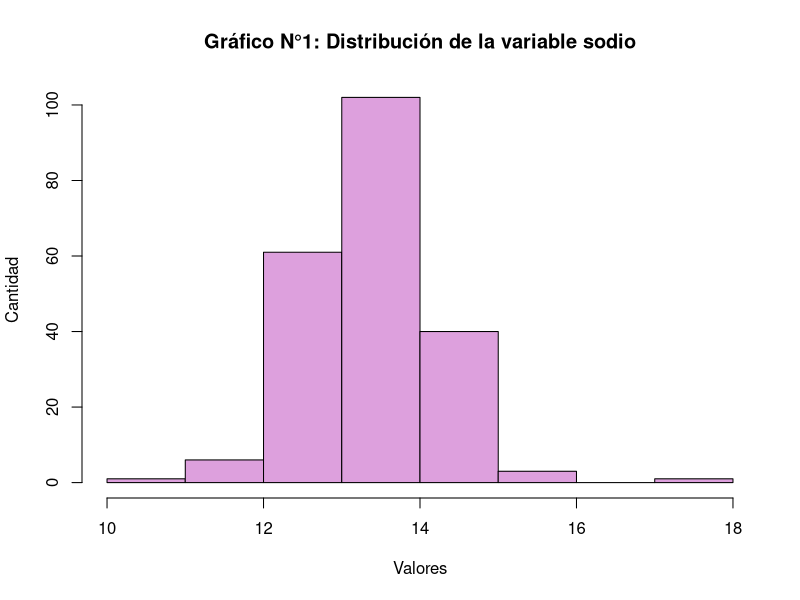
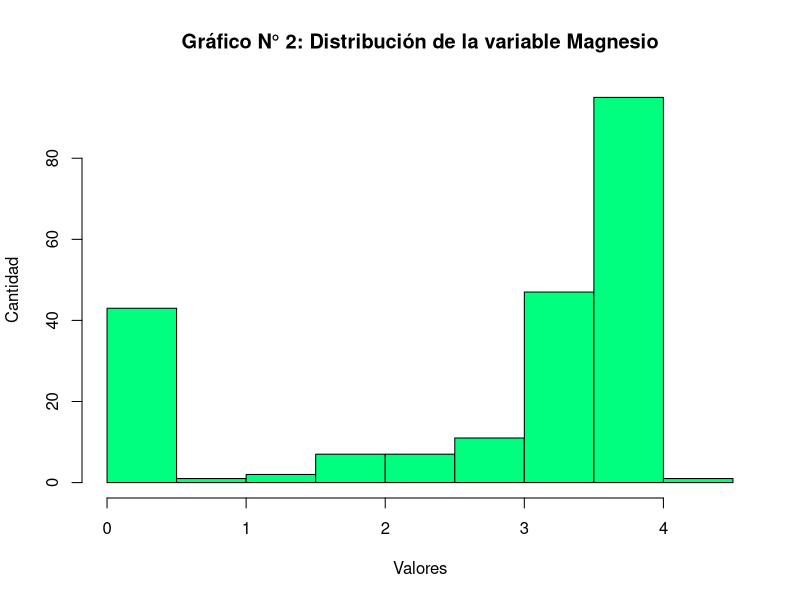

Write the R code that produced these figures, in order.
# Análisis univariado a las variables de componentes químicos: Na, Mg, Al, Si, K, Ca, Ba, Fe 
# Paquetes utilizados
# install.packages("mlbench", "ggpubr")
library(mlbench)

# Cargamos la base de datos Glass en memoria.
data(Glass)

# Mostramos primeros 6 registros de la base de datos
head(Glass)

# RI    Na   Mg   Al    Si    K   Ca Ba   Fe Type
# 1 1.52101 13.64 4.49 1.10 71.78 0.06 8.75  0 0.00    1
# 2 1.51761 13.89 3.60 1.36 72.73 0.48 7.83  0 0.00    1
# 3 1.51618 13.53 3.55 1.54 72.99 0.39 7.78  0 0.00    1
# 4 1.51766 13.21 3.69 1.29 72.61 0.57 8.22  0 0.00    1
# 5 1.51742 13.27 3.62 1.24 73.08 0.55 8.07  0 0.00    1
# 6 1.51596 12.79 3.61 1.62 72.97 0.64 8.07  0 0.26    1

# Mostramos estructura de la base de datos.
str(Glass)

# Resumen de las variables del data frame
summary(Glass)

# Analizando la distribución de la variable Sodio

# Resumen de la variable Sodio
summary(Glass$Na)
# Min. 1st Qu.  Median    Mean 3rd Qu.    Max. 
# 10.73   12.91   13.30   13.41   13.82   17.38

# Visualizamos distribución de la variable sodio
hist(Glass$Na, breaks = "sturges",
     main = "Gráfico N°1: Distribución de la variable sodio",
     xlab = "Valores",
     ylab = "Cantidad",
     col="plum", 
     border="black"
)

# Analizando la distribución de la variable Magnesio

# Resumen de la variable magnesio
summary(Glass$Mg)
# Min. 1st Qu.  Median    Mean 3rd Qu.    Max. 
# 0.000   2.115   3.480   2.685   3.600   4.490 

# Visualizamos distribución de la variable Magnesio
hist(Glass$Mg, breaks = "sturges",
     main = "Gráfico N° 2: Distribución de la variable Magnesio",
     xlab = "Valores",
     ylab = "Cantidad",
     col="springgreen",
     border="black"
)
